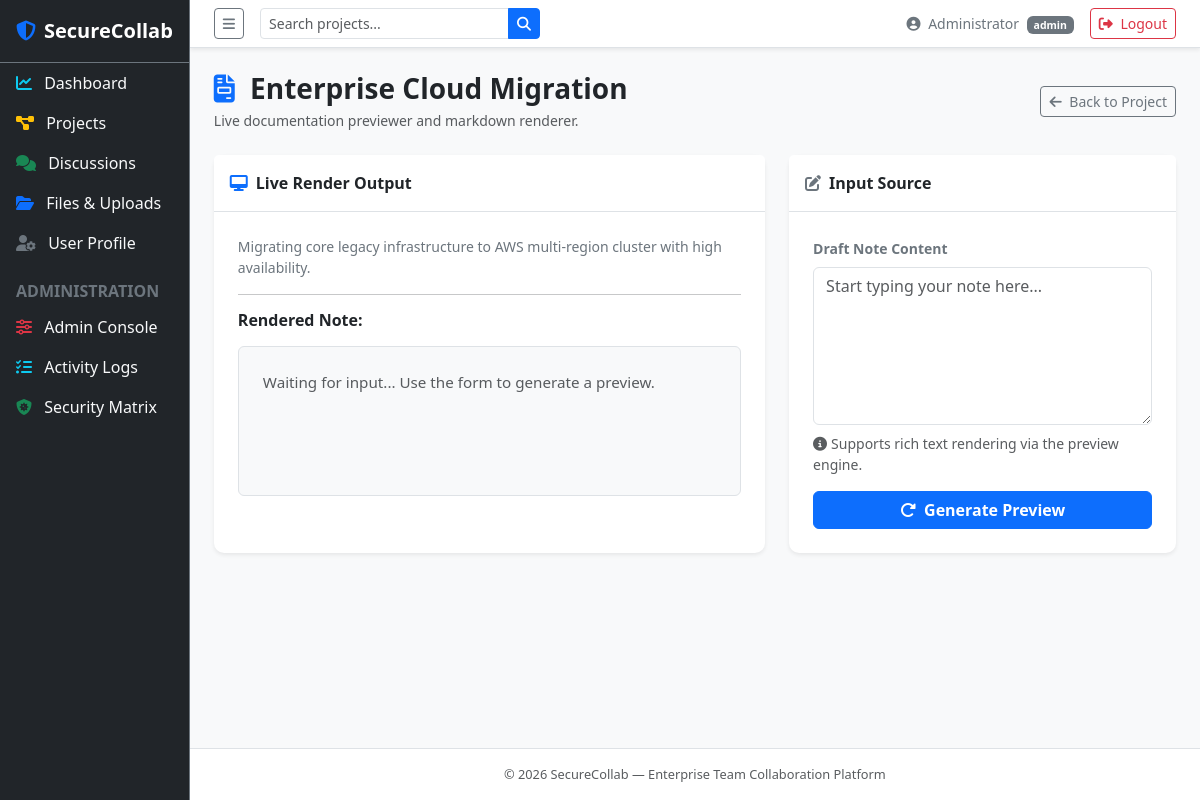
The page /projects/preview.php?id=1 (signed in) on the database its author committed.
### tables this page shows
CREATE TABLE `projects` (
  `id` INT AUTO_INCREMENT PRIMARY KEY,
  `title` VARCHAR(200) NOT NULL,
  `description` TEXT NOT NULL,
  `category` VARCHAR(50) DEFAULT 'General',
  `status` ENUM('active', 'archived') NOT NULL DEFAULT 'active',
  `created_by` INT NOT NULL,
  `created_at` DATETIME DEFAULT CURRENT_TIMESTAMP,
  `updated_at` DATETIME DEFAULT CURRENT_TIMESTAMP ON UPDATE CURRENT_TIMESTAMP,
  FOREIGN KEY (`created_by`) REFERENCES `users`(`id`) ON DELETE CASCADE
);

### projects/preview.php (the view, shortened to what this page needs)
<?php
$projectId = intval($_GET['id'] ?? 0);
$project   = null;
if ($projectId > 0) {
    try {
        $db   = get_db();
        $stmt = $db->prepare("SELECT * FROM projects WHERE id = ?");
        $stmt->execute([$projectId]);
        $project = $stmt->fetch();
    } catch (Exception $e) { $project = null; }
}
require_once __DIR__ . '/../includes/header.php';
?>
<div class="d-flex justify-content-between align-items-center mb-4">
    <div>
        <h3 class="fw-bold mb-1">
            <i class="fa-solid fa-file-invoice text-primary me-2"></i>
            <?php echo $project ? htmlspecialchars($project['title']) : 'Dynamic Preview'; ?>
        </h3>
        <p class="text-muted mb-0 small">Live documentation previewer and markdown renderer.</p>
    </div>
    <a href="<?php echo $project ? 'view.php?id='.$project['id'] : 'index.php'; ?>" class="btn btn-outline-secondary btn-sm">
        <i class="fa-solid fa-arrow-left me-1"></i> Back to Project
    </a>
</div>
<div class="row g-4">
    <div class="col-md-7">
        <div class="card border-0 shadow-sm h-100">
            <div class="card-header py-3 bg-white border-bottom">
                <span class="fw-bold"><i class="fa-solid fa-desktop me-2 text-primary"></i>Live Render Output</span>
            </div>
            <div class="card-body p-4">
                <?php if ($project): ?>
                <p class="text-secondary small mb-3"><?php echo htmlspecialchars($project['description'] ?? ''); ?></p>
                <hr class="my-3">
                <?php endif; ?>
                <h6 class="fw-semibold mb-3">Rendered Note:</h6>
                <div id="preview-output" class="p-4 border rounded bg-light" style="min-height:150px; font-size: 0.95rem;">
                </div>
            </div>
        </div>
    </div>
    <div class="col-md-5">
        <div class="card border-0 shadow-sm h-100">
            <div class="card-header py-3 bg-white border-bottom fw-bold">
                <i class="fa-solid fa-pen-to-square me-2 text-secondary"></i>Input Source
            </div>
            <div class="card-body p-4">
                <form method="GET">
                    <div class="mb-3">
                        <label class="form-label small fw-semibold text-secondary">Draft Note Content</label>
                        <textarea name="preview_note" class="form-control" rows="6"
                                  placeholder="Start typing your note here..."><?php
                        ?></textarea>
                        <div class="form-text mt-2"><i class="fa-solid fa-circle-info me-1"></i>Supports rich text rendering via the preview engine.</div>
                    </div>
                    <button type="submit" class="btn btn-primary w-100 fw-semibold">
                        <i class="fa-solid fa-rotate-right me-1"></i> Generate Preview
                    </button>
                </form>
            </div>
        </div>
    </div>
</div>
<?php require_once __DIR__ . '/../includes/footer.php'; ?>

### assets/css/style.css (style rules this page uses)
:root { --sidebar-width: 240px; --sidebar-bg: #1a202c; --primary: #3b82f6; --topbar-height: 56px; }
.card { border-radius: 10px; }
.card-header { background: #fff; border-bottom: 1px solid #edf2f7; }

### rows shown on the page
projects: title "Enterprise Cloud Migration", description "Migrating core legacy infrastructure to AWS multi-region cluster with high availability."

### other values the page prints
$user["name"] "Administrator"
$user["role"] "admin"
